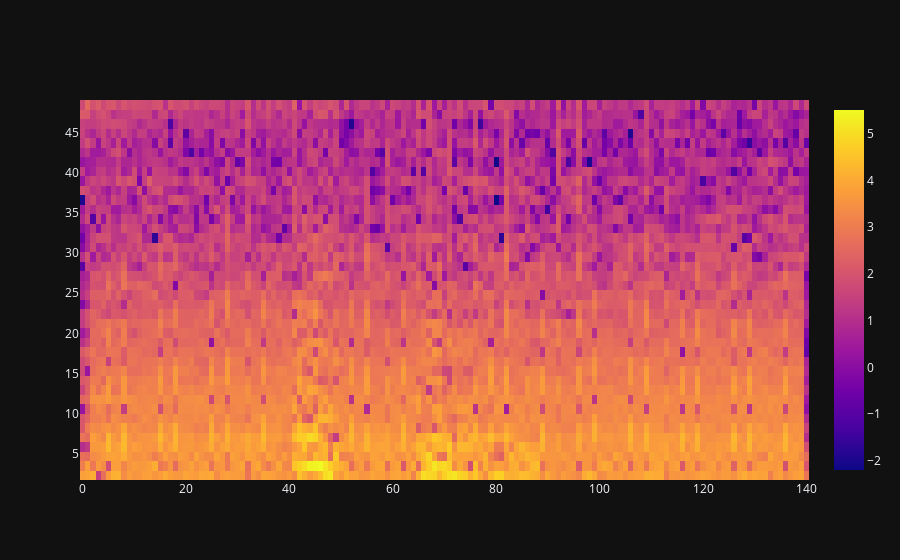
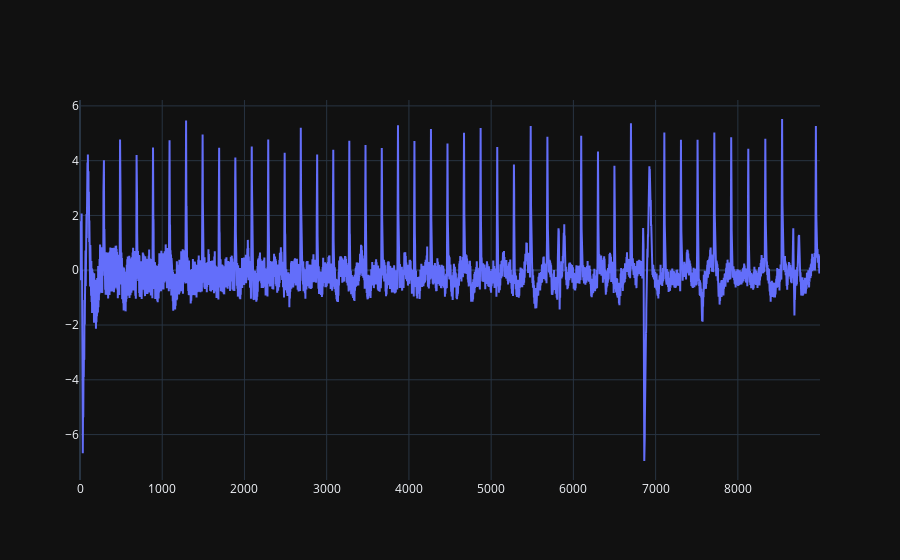

Notebook code cell kept with these figures, in order:
### Code cell
ind = 10

fig = go.Figure()
fig.add_trace(go.Heatmap(z=dataset["stft"][0], y=freq_axis))
fig.show()

fig2 = go.Figure()
fig2.add_trace(go.Scatter(y=ecg_tensor[ind].cpu().numpy()))
fig2.show()

### Figure 1 — Plotly figure (JSON) as saved in the notebook; plotly's stock layout.template omitted (floating-point values rounded to 4 significant figures; data arrays with more than 128 entries replaced by an {"elided": "..."} marker saying what was removed)
{"data": [{"y": [2.362, 3.543, 4.724, 5.906, 7.087, 8.268, 9.449, 10.63, 11.81, 12.99, 14.17, 15.35, 16.54, 17.72, 18.9, 20.08, 21.26, 22.44, 23.62, 24.8, 25.98, 27.17, 28.35, 29.53, 30.71, 31.89, 33.07, 34.25, 35.43, 36.61, 37.8, 38.98, 40.16, 41.34, 42.52, 43.7, 44.88, 46.06, 47.24, 48.43], "z": {"elided": "40x141 float values"}, "type": "heatmap"}], "layout": {}}

### Figure 2 — Plotly figure (JSON) as saved in the notebook; plotly's stock layout.template omitted (floating-point values rounded to 4 significant figures; data arrays with more than 128 entries replaced by an {"elided": "..."} marker saying what was removed)
{"data": [{"y": {"elided": "9000 float values"}, "type": "scatter"}], "layout": {}}
